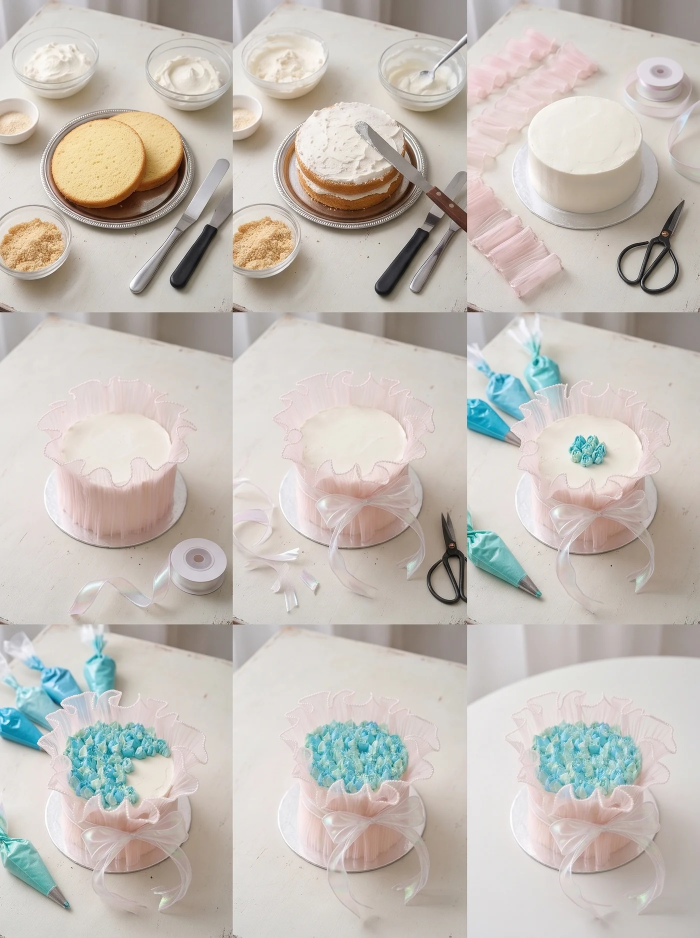
#> input picture assets/bouquet-cake-piping-process-cebu.webp, 1400 x 1875 px, given in place of white-cakes-logo.png, which was not available (shown at 1/2 size)
$ python apply_brand_seo.py
#> lines starting #> are read from the running program, lines starting #| are printed output that depends on the picture
#!/usr/bin/env python3
"""Favicons, logos, and brand structured data for The White Cakes - Cebu.

Generates the square icon set from the owner's supplied logo and patches every
HTML page so Google can crawl a stable favicon, one Organization+Bakery entity,
and service images. Cake requests are quote-and-date based, so this script strips
Product markup that could incorrectly imply a single-SKU online checkout.
"""
from __future__ import annotations

import hashlib
import json
import re
from datetime import date
from html import escape, unescape
from pathlib import Path
from typing import TYPE_CHECKING
import xml.etree.ElementTree as ET
from xml.sax.saxutils import escape as xml_escape

if TYPE_CHECKING:
    from PIL import Image

ROOT = Path(__file__).resolve().parent.parent
BASE = "https://www.thewhitecakes.com"
ORG_ID = f"{BASE}/#organization"
SITE_ID = f"{BASE}/#website"
TODAY = date.today().isoformat()
NAVY = (0x1B, 0x23, 0x40, 255)
IVORY = (0xF8, 0xF4, 0xEC, 255)
FB = "https://www.facebook.com/profile.php?id=61596567450476"
IG = "https://www.instagram.com/thewhitecakescebu/"
MYCEBU = "https://mycebu.directory/business/the-white-cakes-cebu"
EMAIL = "info@thewhitecakes.com"
OLD_FB = "https://www.facebook.com/thewhitecakes/"

FONT_BOLD = "/usr/share/fonts/truetype/liberation/LiberationSerif-Bold.ttf"
FONT_ITALIC = "/usr/share/fonts/truetype/liberation/LiberationSerif-BoldItalic.ttf"

LOGO_IMG = (
    '<img class="mark" src="/logo-512.png" '
    'srcset="/favicon-48.png 48w, /favicon-96.png 96w, /favicon-192.png 192w, /logo-512.png 512w" '
    'sizes="44px" width="44" height="44" alt="The White Cakes - Cebu logo" decoding="async">'
)

ICON_LINKS = """  <link rel="icon" href="/favicon-96.png" type="image/png" sizes="96x96">
  <link rel="icon" href="/favicon-48.png" type="image/png" sizes="48x48">
  <link rel="icon" href="/favicon-192.png" type="image/png" sizes="192x192">
  <link rel="icon" href="/favicon-512.png" type="image/png" sizes="512x512">
  <link rel="icon" href="/favicon.ico" sizes="any">
  <link rel="apple-touch-icon" href="/apple-touch-icon.png" sizes="180x180">
  <link rel="manifest" href="/site.webmanifest">"""

AREAS = [
    {"@type": "City", "name": "Cebu City"},
    {"@type": "City", "name": "Mandaue City"},
    {"@type": "City", "name": "Lapu-Lapu City"},
]

# Service pages: name, serviceType, and real cake photos already in assets/.
SERVICES: dict[str, dict] = {
    "bento-cakes-cebu/index.html": {
        "name": "Bento Cake",
        "serviceType": "Bento cake",
        "sources": ["bento-cake-cebu.webp", "bento.webp"],
    },
    "bouquet-cakes-cebu/index.html": {
        "name": "Bouquet Cake",
        "serviceType": "Bouquet cake",
        "sources": [
            "bouquet-cake-cebu.webp",
            "bouquet-cake-pink-wrapper-cebu.webp",
            "bouquet-cake-studio-cebu.webp",
            "piped-roses-cake-cebu.webp",
        ],
    },
    "custom-cakes-cebu/index.html": {
        "name": "Custom Celebration Cake",
        "serviceType": "Custom celebration cake",
        "sources": ["signature-marble-cake-cebu.webp", "hero-celebration-cake-cebu.webp", "cake-slice-cebu.webp", "marble.webp"],
    },
    "birthday-cakes-cebu/index.html": {
        "name": "Birthday Cake",
        "serviceType": "Birthday cake",
        "sources": ["signature-marble-cake-cebu.webp", "hero-celebration-cake-cebu.webp", "bento-cake-cebu.webp", "cake-slice-cebu.webp"],
    },
    "anniversary-cakes-cebu/index.html": {
        "name": "Anniversary Cake",
        "serviceType": "Anniversary cake",
        "sources": ["bouquet-cake-cebu.webp", "bouquet-cake-studio-cebu.webp", "signature-marble-cake-cebu.webp", "piped-roses-cake-cebu.webp"],
    },
    "wedding-cakes-cebu/index.html": {
        "name": "Wedding Cake",
        "serviceType": "Wedding cake",
        "sources": ["hero-celebration-cake-cebu.webp", "signature-marble-cake-cebu.webp", "piped-roses-cake-cebu.webp", "cake-slice-cebu.webp"],
    },
    "corporate-cake-orders-cebu/index.html": {
        "name": "Corporate Cake Order",
        "serviceType": "Corporate cake order",
        "sources": ["cake-slice-cebu.webp", "bento-cake-cebu.webp", "bouquet-cake-cebu.webp", "signature-marble-cake-cebu.webp"],
    },
    "cake-delivery-cebu-city/index.html": {
        "name": "Cake Delivery in Cebu City",
        "serviceType": "Cake delivery",
        "sources": ["hero-celebration-cake-cebu.webp", "signature-marble-cake-cebu.webp", "cake-slice-cebu.webp"],
    },
    "cake-delivery-mandaue/index.html": {
        "name": "Cake Delivery in Mandaue City",
        "serviceType": "Cake delivery",
        "sources": ["bouquet-cake-cebu.webp", "bouquet-cake-pink-wrapper-cebu.webp", "bouquet-cake-studio-cebu.webp"],
    },
    "cake-delivery-lapu-lapu/index.html": {
        "name": "Cake Delivery in Lapu-Lapu City",
        "serviceType": "Cake delivery",
        "sources": ["piped-roses-cake-cebu.webp", "hero-celebration-cake-cebu.webp", "bouquet-cake-cebu.webp"],
    },
}

COLLECTION = [
    ("Signature Marble", f"{BASE}/custom-cakes-cebu/"),
    ("Bouquet Cake", f"{BASE}/bouquet-cakes-cebu/"),
    ("Bento Cake", f"{BASE}/bento-cakes-cebu/"),
    ("Birthday Cake", f"{BASE}/birthday-cakes-cebu/"),
    ("Anniversary Cake", f"{BASE}/anniversary-cakes-cebu/"),
    ("Wedding Cake", f"{BASE}/wedding-cakes-cebu/"),
    ("Corporate Cake Order", f"{BASE}/corporate-cake-orders-cebu/"),
    ("Cake Delivery in Cebu City", f"{BASE}/cake-delivery-cebu-city/"),
    ("Cake Delivery in Mandaue City", f"{BASE}/cake-delivery-mandaue/"),
    ("Cake Delivery in Lapu-Lapu City", f"{BASE}/cake-delivery-lapu-lapu/"),
]

SITEMAP_PAGES = [
    ("/", "weekly", "1.0"),
    ("/bento-cakes-cebu/", "monthly", "0.9"),
    ("/bento-cakes-cebu-ceb/", "monthly", "0.9"),
    ("/bento-cakes-cebu-tagalog/", "monthly", "0.9"),
    ("/bouquet-cakes-cebu/", "monthly", "0.9"),
    ("/bouquet-cakes-cebu-ceb/", "monthly", "0.9"),
    ("/bouquet-cakes-cebu-tagalog/", "monthly", "0.9"),
    ("/custom-cakes-cebu/", "monthly", "0.9"),
    ("/custom-cakes-cebu-ceb/", "monthly", "0.9"),
    ("/custom-cakes-cebu-tagalog/", "monthly", "0.9"),
    ("/birthday-cakes-cebu/", "monthly", "0.85"),
    ("/birthday-cakes-cebu-ceb/", "monthly", "0.85"),
    ("/birthday-cakes-cebu-tagalog/", "monthly", "0.85"),
    ("/anniversary-cakes-cebu/", "monthly", "0.85"),
    ("/anniversary-cakes-cebu-ceb/", "monthly", "0.85"),
    ("/anniversary-cakes-cebu-tagalog/", "monthly", "0.85"),
    ("/wedding-cakes-cebu/", "monthly", "0.85"),
    ("/wedding-cakes-cebu-ceb/", "monthly", "0.85"),
    ("/wedding-cakes-cebu-tagalog/", "monthly", "0.85"),
    ("/corporate-cake-orders-cebu/", "monthly", "0.85"),
    ("/corporate-cake-orders-cebu-ceb/", "monthly", "0.85"),
    ("/corporate-cake-orders-cebu-tagalog/", "monthly", "0.85"),
    ("/cake-delivery-cebu-city/", "monthly", "0.85"),
    ("/cake-delivery-cebu-city-ceb/", "monthly", "0.85"),
    ("/cake-delivery-cebu-city-tagalog/", "monthly", "0.85"),
    ("/cake-delivery-mandaue/", "monthly", "0.85"),
    ("/cake-delivery-mandaue-ceb/", "monthly", "0.85"),
    ("/cake-delivery-mandaue-tagalog/", "monthly", "0.85"),
    ("/cake-delivery-lapu-lapu/", "monthly", "0.85"),
    ("/cake-delivery-lapu-lapu-ceb/", "monthly", "0.85"),
    ("/cake-delivery-lapu-lapu-tagalog/", "monthly", "0.85"),
    ("/christmas-cakes-cebu/", "weekly", "0.9"),
    ("/christmas-cakes-cebu-ceb/", "weekly", "0.9"),
    ("/christmas-cakes-cebu-tagalog/", "weekly", "0.9"),
    ("/order/", "monthly", "0.95"),
    ("/about/", "monthly", "0.8"),
    ("/about-ceb/", "monthly", "0.8"),
    ("/about-tagalog/", "monthly", "0.8"),
    ("/ordering/", "monthly", "0.8"),
    ("/faq/", "monthly", "0.8"),
    ("/faq-ceb/", "monthly", "0.8"),
    ("/faq-tagalog/", "monthly", "0.8"),
    ("/ordering-ceb/", "monthly", "0.8"),
    ("/ordering-tagalog/", "monthly", "0.8"),
    ("/journal/", "weekly", "0.8"),
    ("/privacy/", "yearly", "0.2"),
]


# [42 lines left out: functions glyph_group, build_logo_svg, render_master, not called in this run]


def save_png(im: Image.Image, path: Path) -> None:
    path.parent.mkdir(parents=True, exist_ok=True)
    im.save(path, format="PNG", optimize=True)


def generate_brand_icons() -> Image.Image:
    from PIL import Image

    master = Image.open(ROOT / "assets" / "white-cakes-logo.png").convert("RGBA")

    def sized(px: int) -> Image.Image:
#> called with px = 16
        return master.resize((px, px), Image.Resampling.LANCZOS)

    icons = {px: sized(px) for px in (16, 32, 48, 96, 180, 192, 512)}
#> call 4 of sized, with px = 96
#> in sized (call 4), `return master.resize((px, px), Image.Resampling.LANCZOS)`:
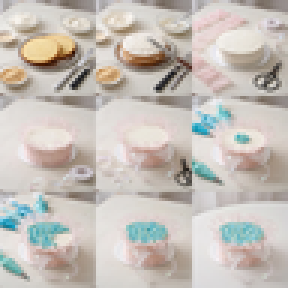
#> returned value: PIL image 96x96 RGBA (shown 3 times larger); mean R, G, B, A 196.7, 190.4, 183.7, 255
#> in sized (call 5), `return master.resize((px, px), Image.Resampling.LANCZOS)`:
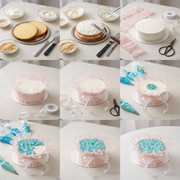
#> returned value: PIL image 180x180 RGBA; mean R, G, B, A 196.7, 190.4, 183.7, 255
#> in sized (call 6), `return master.resize((px, px), Image.Resampling.LANCZOS)`:
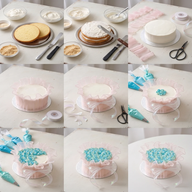
#> returned value: PIL image 192x192 RGBA; mean R, G, B, A 196.7, 190.4, 183.7, 255
#> in sized (call 7), `return master.resize((px, px), Image.Resampling.LANCZOS)`:
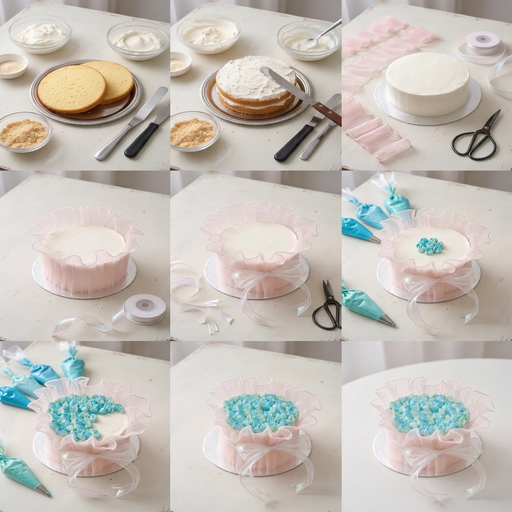
#> returned value: PIL image 512x512 RGBA; mean R, G, B, A 196.7, 190.4, 183.7, 255
#> icons = 7 items
    save_png(icons[48], ROOT / "favicon-48.png")
    save_png(icons[96], ROOT / "favicon-96.png")
    save_png(icons[192], ROOT / "favicon-192.png")
    save_png(icons[512], ROOT / "favicon-512.png")
    save_png(icons[512], ROOT / "logo-512.png")
    save_png(icons[180], ROOT / "apple-touch-icon.png")
    save_png(icons[192], ROOT / "assets" / "icon-192.png")
    save_png(icons[512], ROOT / "assets" / "icon-512.png")
    save_png(icons[512], ROOT / "assets" / "logo-512.png")
    save_png(icons[180], ROOT / "assets" / "apple-touch-icon.png")
    save_png(icons[32], ROOT / "assets" / "favicon-32.png")

    # Multi-resolution ICO. Pillow stores every size passed in `sizes`.
    icons[48].save(
        ROOT / "favicon.ico",
        format="ICO",
        sizes=[(16, 16), (32, 32), (48, 48)],
        append_images=[icons[16], icons[32]],
    )
    (ROOT / "assets" / "favicon.ico").write_bytes((ROOT / "favicon.ico").read_bytes())

    # Legacy JPEG logo on white, so the old URL still shows the mark.
    jpg = Image.new("RGB", (512, 512), (255, 255, 255))
#> jpg: PIL image 512x512 RGB; every value is 255
    jpg.paste(icons[512], (0, 0), icons[512])
    jpg.save(ROOT / "assets" / "logo.jpg", format="JPEG", quality=92, optimize=True)
    return master


# [19 lines left out: function write_manifest, not called in this run]


def open_rgb(path: Path) -> Image.Image:
    from PIL import Image

    im = Image.open(path)
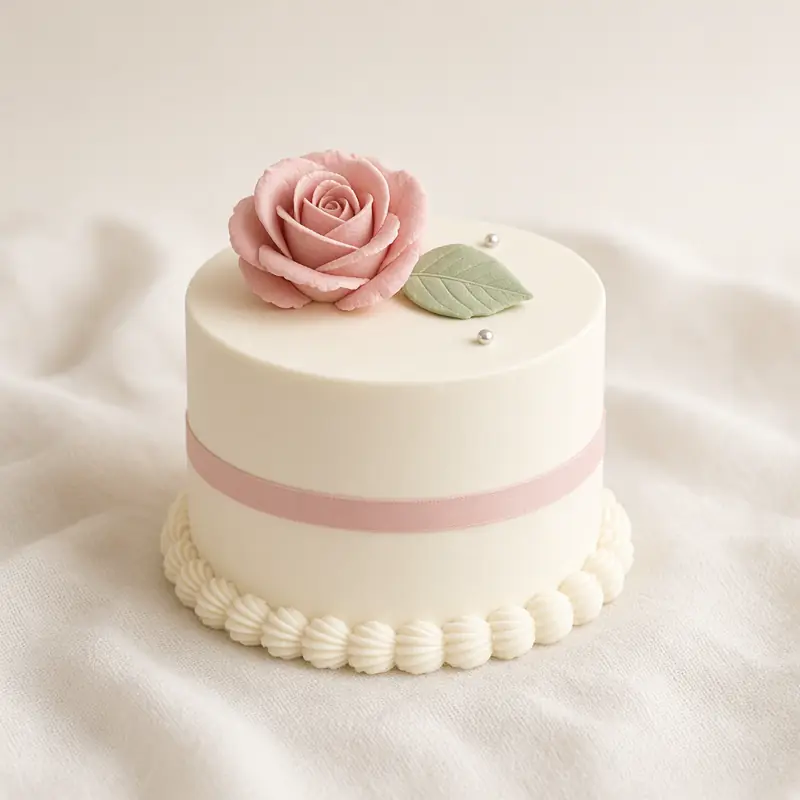
#> input picture assets/bento-cake-cebu.webp, 800 x 800 px
#> im is the input picture: PIL image 800x800 RGB; mean R, G, B 223, 210.9, 198.5
    if im.mode in ("RGBA", "LA"):
        base = Image.new("RGB", im.size, IVORY[:3])
        base.paste(im, mask=im.split()[-1])
        return base
    return im.convert("RGB")


def crop_aspect(im: Image.Image, aw: int, ah: int, max_edge: int = 1600) -> Image.Image:
    from PIL import Image

    w, h = im.size
    target = aw / ah
    if w / h > target:
        new_w = int(round(h * target))
        left = (w - new_w) // 2
        box = (left, 0, left + new_w, h)
    else:
        new_h = int(round(w / target))
        top = max(0, (h - new_h) // 2)
        box = (0, top, w, top + new_h)
    cropped = im.crop(box)
    cw, ch = cropped.size
    scale = min(1.0, max_edge / max(cw, ch))
    if scale < 1:
        cropped = cropped.resize((int(cw * scale), int(ch * scale)), Image.Resampling.LANCZOS)
    return cropped


def save_jpeg(im: Image.Image, path: Path) -> tuple[int, int]:
    path.parent.mkdir(parents=True, exist_ok=True)
    im.save(path, format="JPEG", quality=86, optimize=True, progressive=True)
    return im.size


def file_hash(path: Path) -> str:
    return hashlib.sha256(path.read_bytes()).hexdigest()


def generate_crops() -> dict[str, list[dict]]:
    """Return service-relative path -> list of ImageObject dicts."""
    from PIL import Image

    crops_dir = ROOT / "assets" / "crops"
    crops_dir.mkdir(parents=True, exist_ok=True)
    out: dict[str, list[dict]] = {}

    def add_original(objects: list[dict], filename: str) -> None:
        path = ROOT / "assets" / filename
        if not path.exists():
            return
        with Image.open(path) as im:
            w, h = im.size
        objects.append(image_object(f"{BASE}/assets/{filename}", w, h))

    for rel, spec in SERVICES.items():
        slug = rel.split("/")[0]
        sources = [name for name in spec["sources"] if (ROOT / "assets" / name).exists()]
        if not sources:
            raise SystemExit(f"no photos for {rel}")
        primary = open_rgb(ROOT / "assets" / sources[0])
        objects: list[dict] = []
        for label, aw, ah in (("1x1", 1, 1), ("4x3", 4, 3), ("16x9", 16, 9)):
            cropped = crop_aspect(primary, aw, ah)
            w, h = save_jpeg(cropped, crops_dir / f"{slug}-{label}.jpg")
            if w * h < 50000:
                print(f"warning: {slug}-{label} is {w}x{h} ({w * h} px)")
            objects.append(image_object(f"{BASE}/assets/crops/{slug}-{label}.jpg", w, h))
#> this loop made 3 passes
#> h on passes 1 to 3: 800, 600, 450
#> pass 2, in crop_aspect (call 2), `cropped = im.crop(box)`:
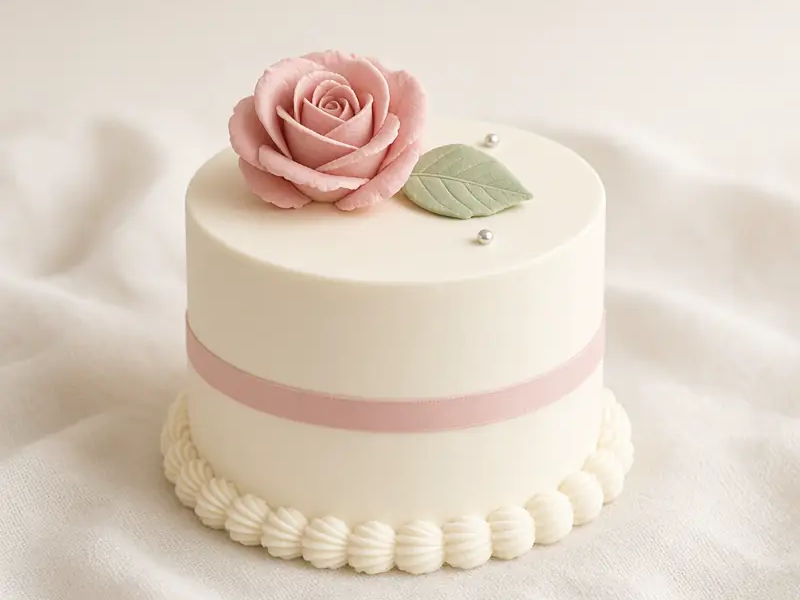
#> cropped: PIL image 800x600 RGB; mean R, G, B 222.1, 208.7, 195.2
#> pass 3, in crop_aspect (call 3), `cropped = im.crop(box)`:
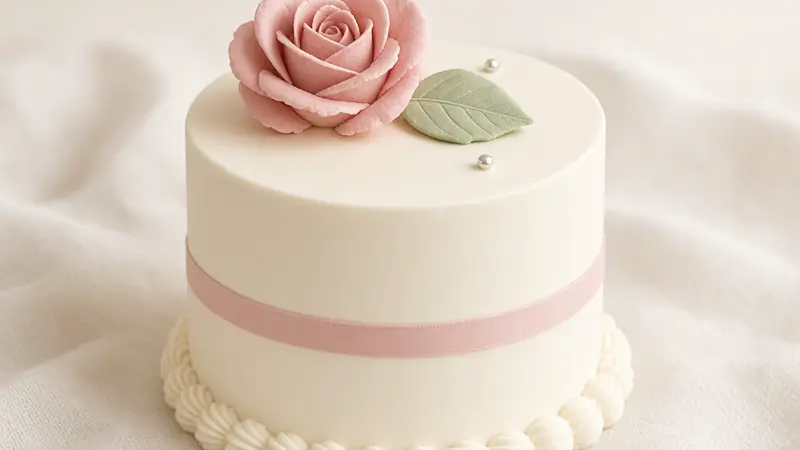
#> cropped: PIL image 800x450 RGB; mean R, G, B 220.9, 206.1, 191.8
#> after the loop, objects = 3 items
        local_seen = set()
        for name in sources:
            digest = file_hash(ROOT / "assets" / name)
            if digest in local_seen:
                continue
            local_seen.add(digest)
            add_original(objects, name)
        out[rel] = objects
#> pass 2 of the loop in generate_crops, `for rel, spec in SERVICES.items():`:
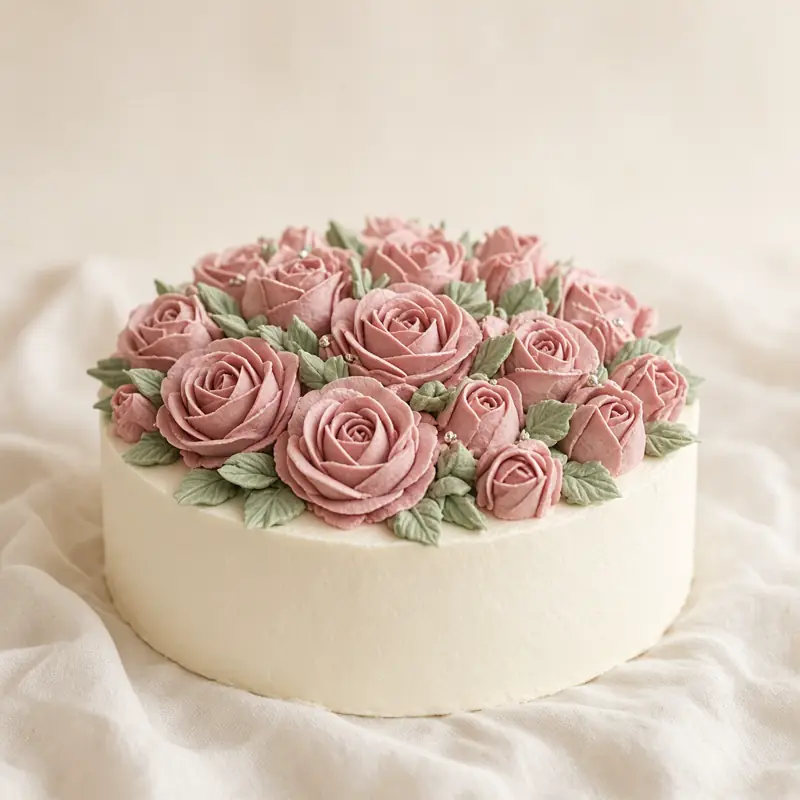
#> input picture assets/bouquet-cake-cebu.webp, 800 x 800 px
#> in open_rgb, im is the input picture: PIL image 800x800 RGB; mean R, G, B 213.7, 195.8, 180.7
#> the loop in generate_crops, `for label, aw, ah in (("1x1", 1, 1), ("4x3", 4, 3), ("16x9", 16, 9)):` made 3 passes
#> pass 2, in crop_aspect (call 5), `cropped = im.crop(box)`:
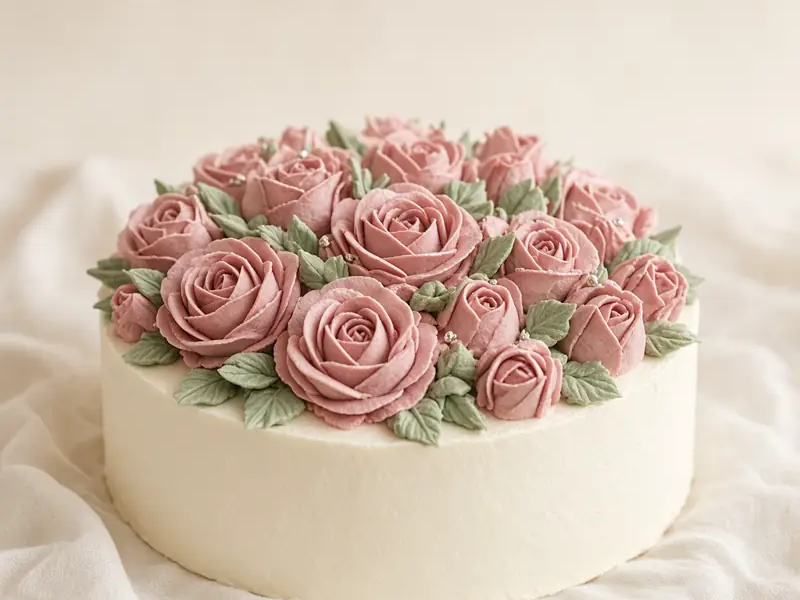
#> cropped: PIL image 800x600 RGB; mean R, G, B 210.8, 190.6, 174.8
#> pass 3, in crop_aspect (call 6), `cropped = im.crop(box)`:
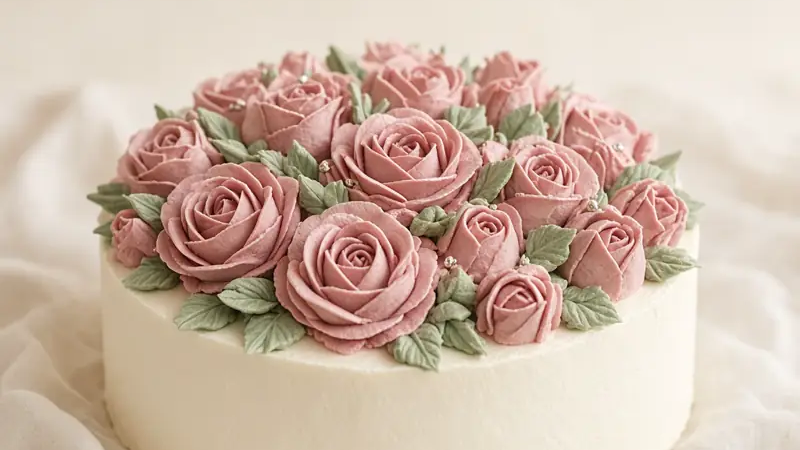
#> cropped: PIL image 800x450 RGB; mean R, G, B 206.2, 182.8, 167.1

    # Brand crops used on the homepage Bakery image (1x1, 4x3, 16x9).
    brand_sources = {
        "1x1": "signature-marble-cake-cebu.webp",
        "4x3": "cake-slice-cebu.webp",
        "16x9": "hero-celebration-cake-cebu.webp",
    }
    brand_images = [
        image_object(f"{BASE}/assets/white-cakes-logo.png", 1024, 1024),
    ]
    for label, (aw, ah) in (("1x1", (1, 1)), ("4x3", (4, 3)), ("16x9", (16, 9))):
        cropped = crop_aspect(open_rgb(ROOT / "assets" / brand_sources[label]), aw, ah)
        w, h = save_jpeg(cropped, crops_dir / f"brand-{label}.jpg")
        brand_images.append(image_object(f"{BASE}/assets/crops/brand-{label}.jpg", w, h))
    with Image.open(ROOT / "assets" / "og.webp") as og:
        brand_images.append(image_object(f"{BASE}/assets/og.webp", og.size[0], og.size[1]))
    out["__brand__"] = brand_images
    return out


def image_object(url: str, width: int, height: int) -> dict:
    return {
        "@type": "ImageObject",
        "url": url,
        "contentUrl": url,
        "width": width,
        "height": height,
    }


# [190 lines left out: functions logo_object, organization_entity, website_entity, collection_itemlist, types_of, is_our_org and 2 more, not called in this run]


def json_script(data: dict) -> str:
    body = json.dumps(data, indent=2, ensure_ascii=False)
    return f'  <script type="application/ld+json">\n{body}\n  </script>'


def strip_jsonld(html: str) -> str:
    return re.sub(r"\s*<script type=\"application/ld\+json\">.*?</script>", "", html, flags=re.S)


# [742 lines left out: functions replace_jsonld, ensure_icon_links, ensure_logos, meta_content, plain, set_meta and 15 more, not called in this run]


def main() -> None:
    generate_brand_icons()
    images = generate_crops()
    write_manifest()
    write_about()
    patch_html(images)
    write_robots()
    write_llms()
    write_sitemap()
    validate()


if __name__ == "__main__":
#> (the run stopped early here; a loop or call above may not have finished)
